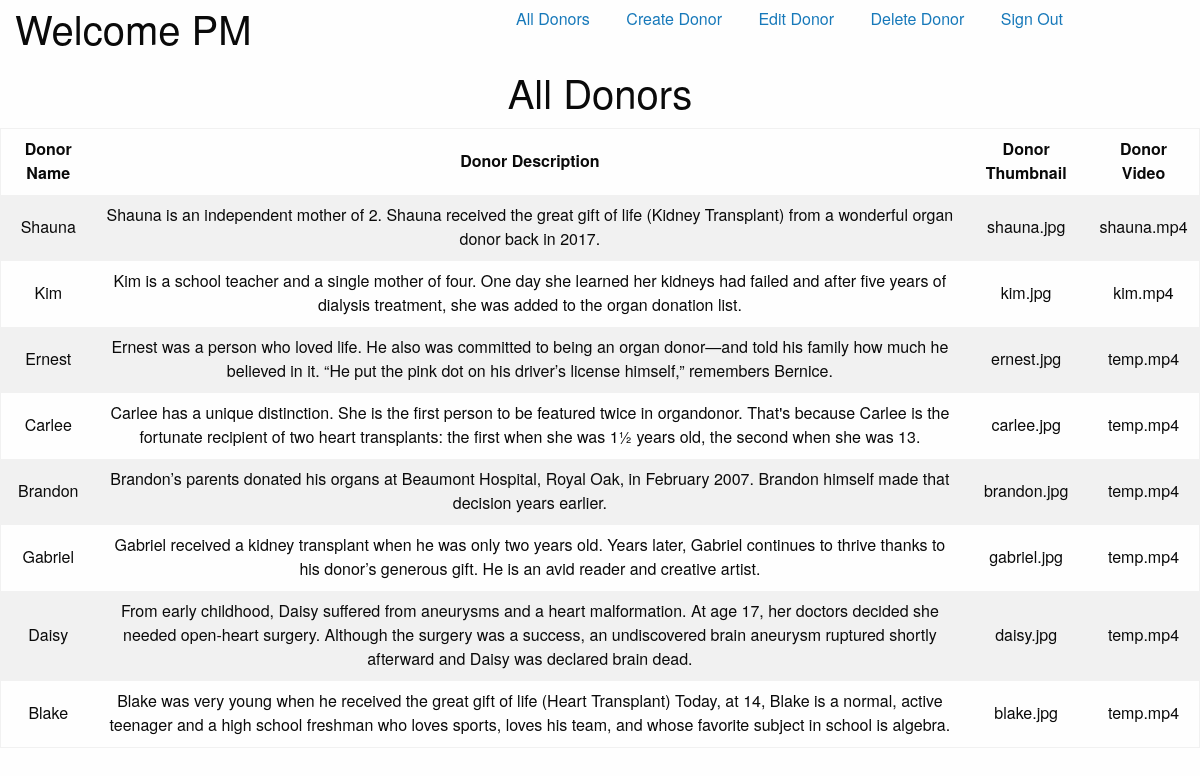
The page /admin/index.php (signed in) on the database its author committed.
### tables this page shows
CREATE TABLE IF NOT EXISTS `tbl_donors` (
  `donor_id` int(11) NOT NULL AUTO_INCREMENT,
  `donor_name` varchar(75) NOT NULL,
  `donor_desc` text NOT NULL,
  `donor_thumb` varchar(125) NOT NULL,
  `donor_video` varchar(125) NOT NULL,
  PRIMARY KEY (`donor_id`)
);

### admin/scripts/read.php (called while the page is built, shortened)
<?php
function getAll($tbl){
	include('connect.php');
	$queryAll = 'SELECT * FROM tbl_donors';
	$runAll = $pdo -> query($queryAll);
		if($runAll){
			return $runAll;
		}else{
			$error = 'There was a problem accessing this information';
			return $error;
		}
}

### admin/index.php (the view, shortened to what this page needs)
<?php
	$alldonors = getAll("tbl_donors");
?>
<!doctype html>
<html>
<head>
	<link rel="stylesheet" href="https://cdnjs.cloudflare.com/ajax/libs/foundation/6.5.1/css/foundation-float.css">
</head>
<body>
	<?php include('header.php'); ?>
	<h2 class="columns subHead small-12 text-center">All Donors</h2>
	<table class='row text-center'>
			<tr>
				<th>Donor Name</th>
				<th>Donor Description</th>
				<th>Donor Thumbnail</th>
				<th>Donor Video</th>
			</tr>
			<?php while($found_donor = $alldonors->fetch(PDO::FETCH_ASSOC)):?>
				<tr>
					<td><?php echo $found_donor['donor_name']?></td>
					<td><?php echo $found_donor['donor_desc']?></td>
					<td><?php echo $found_donor['donor_thumb']?></td>
					<td><?php echo $found_donor['donor_video']?></td>
				</tr>
		<?php endwhile;?>
	</table>
</body>
</html>

### rows shown on the page
tbl_donors: donor_name "Shauna", donor_desc "Shauna is an independent mother of 2. Shauna received the great gift of life (Kidney Transplant) from a wonderful organ donor back in 2017.", donor_thumb "shauna.jpg", donor_video "shauna.mp4"
tbl_donors: donor_name "Kim", donor_desc "Kim is a school teacher and a single mother of four. One day she learned her kidneys had failed and after five years of dialysis treatment, she was added to the organ donation list.", donor_thumb "kim.jpg", donor_video "kim.mp4"
tbl_donors: donor_name "Ernest", donor_desc "Ernest was a person who loved life. He also was committed to being an organ donor—and told his family how much he believed in it. “He put the pink dot on his driver’s license himself,” remembers Bernice.", donor_thumb "ernest.jpg", donor_video "temp.mp4"
tbl_donors: donor_name "Carlee", donor_desc "Carlee has a unique distinction. She is the first person to be featured twice in organdonor. That's because Carlee is the fortunate recipient of two heart transplants: the first when she was 1½ years old, the second when she was 13.", donor_thumb "carlee.jpg", donor_video "temp.mp4"
tbl_donors: donor_name "Brandon", donor_desc "Brandon’s parents donated his organs at Beaumont Hospital, Royal Oak, in February 2007. Brandon himself made that decision years earlier.", donor_thumb "brandon.jpg", donor_video "temp.mp4"
tbl_donors: donor_name "Gabriel", donor_desc "Gabriel received a kidney transplant when he was only two years old. Years later, Gabriel continues to thrive thanks to his donor’s generous gift. He is an avid reader and creative artist.", donor_thumb "gabriel.jpg", donor_video "temp.mp4"
tbl_donors: donor_name "Daisy", donor_desc "From early childhood, Daisy suffered from aneurysms and a heart malformation. At age 17, her doctors decided she needed open-heart surgery. Although the surgery was a success, an undiscovered brain aneurysm ruptured shortly afterward and Daisy was declared brain dead.", donor_thumb "daisy.jpg", donor_video "temp.mp4"
tbl_donors: donor_name "Blake", donor_desc "Blake was very young when he received the great gift of life (Heart Transplant) Today, at 14, Blake is a normal, active teenager and a high school freshman who loves sports, loves his team, and whose favorite subject in school is algebra.", donor_thumb "blake.jpg", donor_video "temp.mp4"

### other values the page prints
$_SESSION['user_fname'] "PM"
